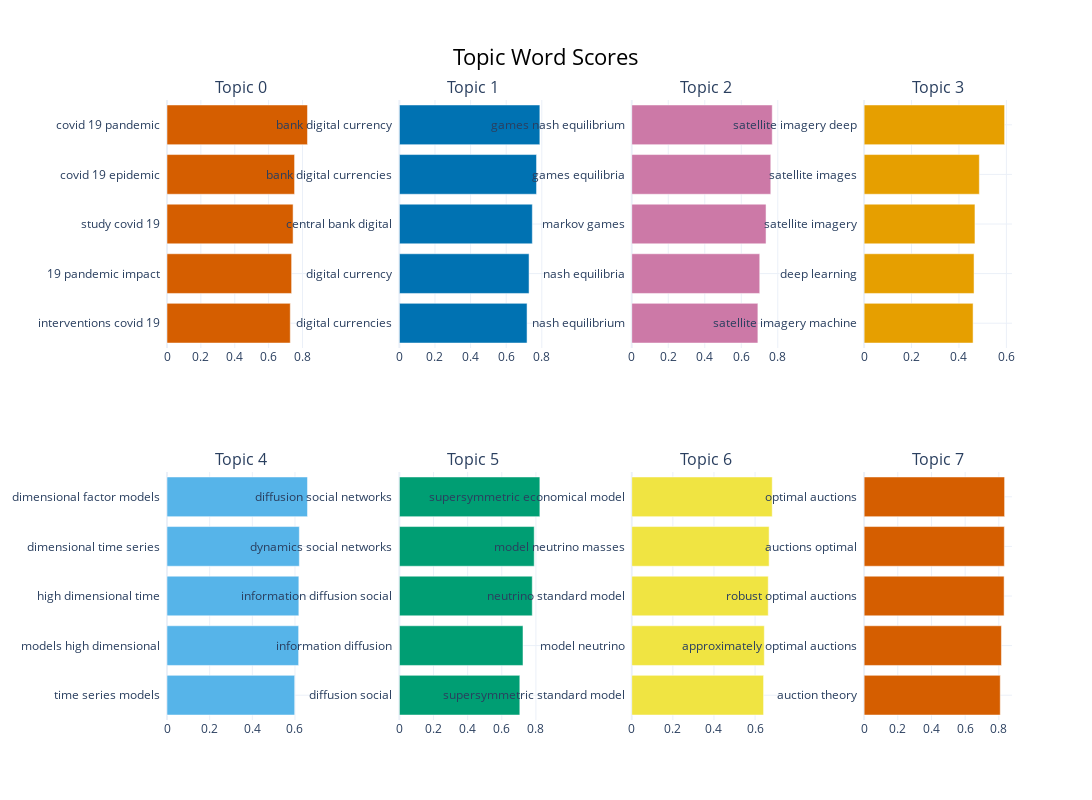

This figure's notebook cell:
### Code cell
topic_model.visualize_barchart(height=400,width=500)

### Figure 1 — Plotly figure (JSON) as saved in the notebook; plotly's stock layout.template omitted (floating-point values rounded to 4 significant figures)
{"data": [{"marker": {"color": "#D55E00"}, "orientation": "h", "type": "bar", "x": [0.7279, 0.7357, 0.7445, 0.7533, 0.8295], "xaxis": "x", "y": ["interventions covid 19  ", "19 pandemic impact  ", "study covid 19  ", "covid 19 epidemic  ", "covid 19 pandemic  "], "yaxis": "y"}, {"marker": {"color": "#0072B2"}, "orientation": "h", "type": "bar", "x": [0.7172, 0.7284, 0.7468, 0.7704, 0.7891], "xaxis": "x2", "y": ["digital currencies  ", "digital currency  ", "central bank digital  ", "bank digital currencies  ", "bank digital currency  "], "yaxis": "y2"}, {"marker": {"color": "#CC79A7"}, "orientation": "h", "type": "bar", "x": [0.691, 0.7012, 0.7357, 0.7616, 0.7696], "xaxis": "x3", "y": ["nash equilibrium  ", "nash equilibria  ", "markov games  ", "games equilibria  ", "games nash equilibrium  "], "yaxis": "y3"}, {"marker": {"color": "#E69F00"}, "orientation": "h", "type": "bar", "x": [0.4595, 0.4636, 0.4674, 0.4859, 0.5925], "xaxis": "x4", "y": ["satellite imagery machine  ", "deep learning  ", "satellite imagery  ", "satellite images  ", "satellite imagery deep  "], "yaxis": "y4"}, {"marker": {"color": "#56B4E9"}, "orientation": "h", "type": "bar", "x": [0.5986, 0.6171, 0.6181, 0.6203, 0.6585], "xaxis": "x5", "y": ["time series models  ", "models high dimensional  ", "high dimensional time  ", "dimensional time series  ", "dimensional factor models  "], "yaxis": "y5"}, {"marker": {"color": "#009E73"}, "orientation": "h", "type": "bar", "x": [0.7056, 0.7242, 0.7785, 0.7899, 0.823], "xaxis": "x6", "y": ["diffusion social  ", "information diffusion  ", "information diffusion social  ", "dynamics social networks  ", "diffusion social networks  "], "yaxis": "y6"}, {"marker": {"color": "#F0E442"}, "orientation": "h", "type": "bar", "x": [0.6414, 0.6449, 0.6641, 0.6684, 0.6835], "xaxis": "x7", "y": ["supersymmetric standard model  ", "model neutrino  ", "neutrino standard model  ", "model neutrino masses  ", "supersymmetric economical model  "], "yaxis": "y7"}, {"marker": {"color": "#D55E00"}, "orientation": "h", "type": "bar", "x": [0.8085, 0.8155, 0.8314, 0.8327, 0.8344], "xaxis": "x8", "y": ["auction theory  ", "approximately optimal auctions  ", "robust optimal auctions  ", "auctions optimal  ", "optimal auctions  "], "yaxis": "y8"}], "layout": {"annotations": [{"font": {"size": 16}, "showarrow": false, "text": "Topic 0", "x": 0.0875, "xanchor": "center", "xref": "paper", "y": 1, "yanchor": "bottom", "yref": "paper"}, {"font": {"size": 16}, "showarrow": false, "text": "Topic 1", "x": 0.3625, "xanchor": "center", "xref": "paper", "y": 1, "yanchor": "bottom", "yref": "paper"}, {"font": {"size": 16}, "showarrow": false, "text": "Topic 2", "x": 0.6375, "xanchor": "center", "xref": "paper", "y": 1, "yanchor": "bottom", "yref": "paper"}, {"font": {"size": 16}, "showarrow": false, "text": "Topic 3", "x": 0.9125, "xanchor": "center", "xref": "paper", "y": 1, "yanchor": "bottom", "yref": "paper"}, {"font": {"size": 16}, "showarrow": false, "text": "Topic 4", "x": 0.0875, "xanchor": "center", "xref": "paper", "y": 0.4, "yanchor": "bottom", "yref": "paper"}, {"font": {"size": 16}, "showarrow": false, "text": "Topic 5", "x": 0.3625, "xanchor": "center", "xref": "paper", "y": 0.4, "yanchor": "bottom", "yref": "paper"}, {"font": {"size": 16}, "showarrow": false, "text": "Topic 6", "x": 0.6375, "xanchor": "center", "xref": "paper", "y": 0.4, "yanchor": "bottom", "yref": "paper"}, {"font": {"size": 16}, "showarrow": false, "text": "Topic 7", "x": 0.9125, "xanchor": "center", "xref": "paper", "y": 0.4, "yanchor": "bottom", "yref": "paper"}], "height": 800, "hoverlabel": {"bgcolor": "white", "font": {"family": "Rockwell", "size": 16}}, "showlegend": false, "title": {"font": {"color": "Black", "size": 22}, "text": "Topic Word Scores", "x": 0.5, "xanchor": "center", "yanchor": "top"}, "width": 2000, "xaxis": {"anchor": "y", "domain": [0, 0.175], "showgrid": true}, "xaxis2": {"anchor": "y2", "domain": [0.275, 0.45], "showgrid": true}, "xaxis3": {"anchor": "y3", "domain": [0.55, 0.725], "showgrid": true}, "xaxis4": {"anchor": "y4", "domain": [0.825, 1], "showgrid": true}, "xaxis5": {"anchor": "y5", "domain": [0, 0.175], "showgrid": true}, "xaxis6": {"anchor": "y6", "domain": [0.275, 0.45], "showgrid": true}, "xaxis7": {"anchor": "y7", "domain": [0.55, 0.725], "showgrid": true}, "xaxis8": {"anchor": "y8", "domain": [0.825, 1], "showgrid": true}, "yaxis": {"anchor": "x", "domain": [0.6, 1], "showgrid": true}, "yaxis2": {"anchor": "x2", "domain": [0.6, 1], "showgrid": true}, "yaxis3": {"anchor": "x3", "domain": [0.6, 1], "showgrid": true}, "yaxis4": {"anchor": "x4", "domain": [0.6, 1], "showgrid": true}, "yaxis5": {"anchor": "x5", "domain": [0, 0.4], "showgrid": true}, "yaxis6": {"anchor": "x6", "domain": [0, 0.4], "showgrid": true}, "yaxis7": {"anchor": "x7", "domain": [0, 0.4], "showgrid": true}, "yaxis8": {"anchor": "x8", "domain": [0, 0.4], "showgrid": true}}}
